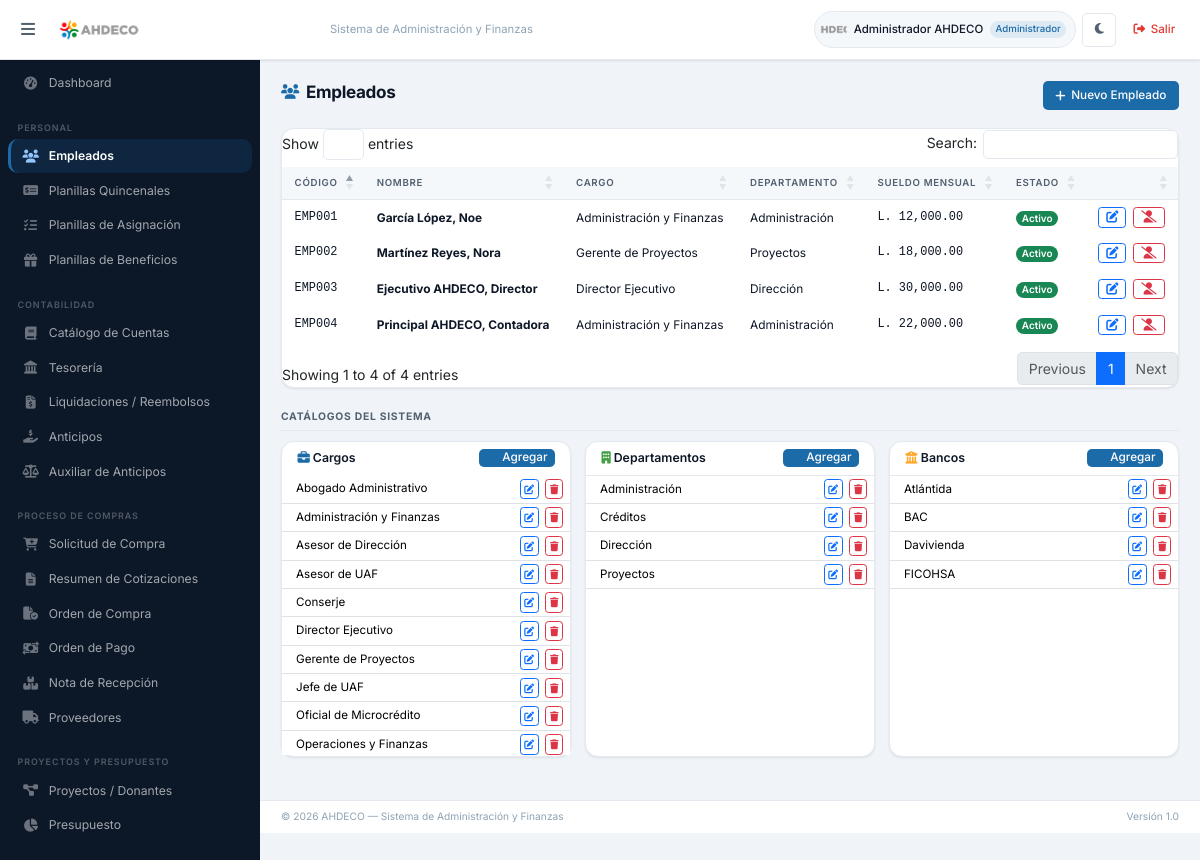
Page /empleados.php (signed in) on the committed database.
### tables this page shows
CREATE TABLE usuarios (
    id INT AUTO_INCREMENT PRIMARY KEY,
    nombre VARCHAR(100) NOT NULL,
    email VARCHAR(150) UNIQUE NOT NULL,
    password VARCHAR(255) NOT NULL,
    rol ENUM('admin','contador','asistente','visualizador') DEFAULT 'asistente',
    activo TINYINT(1) DEFAULT 1,
    ultimo_acceso DATETIME,
    created_at TIMESTAMP DEFAULT CURRENT_TIMESTAMP
);

CREATE TABLE empleados (
    id INT AUTO_INCREMENT PRIMARY KEY,
    codigo VARCHAR(20) UNIQUE NOT NULL,
    nombre VARCHAR(100) NOT NULL,
    apellidos VARCHAR(100) NOT NULL,
    identidad VARCHAR(20),
    rtn VARCHAR(20),
    cargo VARCHAR(100),
    departamento VARCHAR(100),
    tipo_contrato ENUM('indefinido','definido','servicio') DEFAULT 'indefinido',
    fecha_ingreso DATE,
    fecha_egreso DATE,
    sueldo_mensual DECIMAL(10,2) DEFAULT 0.00,
    cuenta_banco VARCHAR(50),
    banco VARCHAR(100),
    aplica_ihss        TINYINT(1) DEFAULT 1,
    aplica_rap         TINYINT(1) DEFAULT 1,
    aplica_isr         TINYINT(1) DEFAULT 1,
    aplica_credimpulsa TINYINT(1) DEFAULT 0,
    ded_ihss_empleado  DECIMAL(10,2) NOT NULL DEFAULT 0.00,
    ded_ihss_patronal  DECIMAL(10,2) NOT NULL DEFAULT 0.00,
    ded_rap            DECIMAL(10,2) NOT NULL DEFAULT 0.00,
    ded_isr            DECIMAL(10,2) NOT NULL DEFAULT 0.00,
    ded_credimpulsa    DECIMAL(10,2) NOT NULL DEFAULT 0.00,
    email VARCHAR(150),
    telefono VARCHAR(20),
    direccion TEXT,
    activo TINYINT(1) DEFAULT 1,
    created_at TIMESTAMP DEFAULT CURRENT_TIMESTAMP,
    updated_at TIMESTAMP DEFAULT CURRENT_TIMESTAMP ON UPDATE CURRENT_TIMESTAMP
);

CREATE TABLE cat_cargos (
    id INT AUTO_INCREMENT PRIMARY KEY,
    nombre VARCHAR(150) NOT NULL UNIQUE
);

CREATE TABLE cat_departamentos (
    id INT AUTO_INCREMENT PRIMARY KEY,
    nombre VARCHAR(100) NOT NULL UNIQUE
);

CREATE TABLE cat_bancos (
    id INT AUTO_INCREMENT PRIMARY KEY,
    nombre VARCHAR(100) NOT NULL UNIQUE
);

### config/auth.php (called while the page is built, shortened)
<?php
function rolLabel(string $rol): string {
    return ROLES[$rol] ?? ucfirst($rol);
}
function requireLogin() {
    if (isset($GLOBALS['pdo'])) {
        $s = $GLOBALS['pdo']->prepare("SELECT rol, activo FROM usuarios WHERE id=?");
        $s->execute([$_SESSION['usuario_id']]);
    }
}
function currentUser() {
    return [
        'id'     => $_SESSION['usuario_id'] ?? null,
        'nombre' => $_SESSION['usuario_nombre'] ?? '',
        'rol'    => $_SESSION['usuario_rol'] ?? '',
        'email'  => $_SESSION['usuario_email'] ?? '',
        'foto'   => $_SESSION['usuario_foto']  ?? '',
    ];
}

### config/functions.php (called while the page is built, shortened)
<?php
function lps(float $v): string {
    return 'L. ' . number_format($v, 2, '.', ',');
}

### empleados.php (the view, shortened to what this page needs)
<?php
require_once __DIR__ . '/config/db.php';
require_once __DIR__ . '/config/auth.php';
require_once __DIR__ . '/config/functions.php';
requireLogin();
$action = $_GET['action'] ?? 'list';
$cargos        = $pdo->query("SELECT * FROM cat_cargos ORDER BY nombre")->fetchAll();
$departamentos = $pdo->query("SELECT * FROM cat_departamentos ORDER BY nombre")->fetchAll();
$bancos        = $pdo->query("SELECT * FROM cat_bancos ORDER BY nombre")->fetchAll();
$empleados = [];
if ($action === 'list') {
    $empleados = $pdo->query("SELECT * FROM empleados ORDER BY apellidos, nombre")->fetchAll();
}
include __DIR__ . '/includes/header.php';
?>
<div class="page-header">
  <h1><i class="fas fa-users"></i> Empleados</h1>
  <?php if ($action === 'list'): ?>
  <a href="?action=nuevo" class="btn-ahdeco"><i class="fas fa-plus"></i> Nuevo Empleado</a>
  <?php else: ?>
  <a href="?" class="btn-ahdeco-outline"><i class="fas fa-arrow-left"></i> Volver</a>
  <?php endif; ?>
</div>
<?php if ($action === 'list'): ?>
<div class="card">
  <div class="card-body p-0">
    <table id="tbl-empleados" class="table-ahdeco w-100">
      <thead>
        <tr>
          <th>Código</th><th>Nombre</th><th>Cargo</th><th>Departamento</th>
          <th>Sueldo Mensual</th><th>Estado</th><th></th>
        </tr>
      </thead>
      <tbody>
        <?php foreach ($empleados as $e): ?>
        <tr>
          <td class="font-mono"><?= htmlspecialchars($e['codigo']) ?></td>
          <td><strong><?= htmlspecialchars($e['apellidos'] . ', ' . $e['nombre']) ?></strong></td>
          <td><?= htmlspecialchars($e['cargo']) ?></td>
          <td><?= htmlspecialchars($e['departamento']) ?></td>
          <td class="font-mono"><?= lps($e['sueldo_mensual']) ?></td>
          <td><?= $e['activo']
                ? '<span class="badge bg-success">Activo</span>'
                : '<span class="badge bg-secondary">Inactivo</span>' ?></td>
          <td>
            <a href="?action=editar&id=<?= $e['id'] ?>" class="btn btn-sm btn-outline-primary py-0 px-2" title="Editar">
              <i class="fas fa-edit"></i>
            </a>
            <button class="btn btn-sm btn-outline-danger py-0 px-2 ms-1" title="Dar de baja"
              onclick="deleteRecord('empleados.php', <?= $e['id'] ?>, () => location.reload())">
              <i class="fas fa-user-slash"></i>
            </button>
          </td>
        </tr>
        <?php endforeach; ?>
      </tbody>
    </table>
  </div>
</div>
<div class="form-section-title mt-4">Catálogos del Sistema</div>
<div class="row g-3">
  <div class="col-md-4">
    <div class="card h-100">
      <div class="card-header d-flex justify-content-between align-items-center py-2">
        <span class="fw-semibold" style="font-size:.88rem;">
          <i class="fas fa-briefcase" style="color:var(--ah-blue)"></i> Cargos
        </span>
        <button class="btn btn-sm btn-ahdeco py-0 px-2" onclick="openCatalog('cargo')">
          <i class="fas fa-plus"></i> Agregar
        </button>
      </div>
      <div class="card-body p-0" style="max-height:280px;overflow-y:auto;">
        <table class="table table-sm table-hover mb-0" style="font-size:.83rem;">
          <tbody>
            <?php foreach ($cargos as $c): ?>
            <tr>
              <td class="ps-3 py-1 align-middle"><?= htmlspecialchars($c['nombre']) ?></td>
              <td class="pe-2 py-1 text-end align-middle" style="white-space:nowrap;width:60px">
                <button class="btn btn-sm py-0 px-1 btn-outline-primary" title="Editar"
                  onclick="openCatalog('cargo', <?= $c['id'] ?>, <?= json_encode($c['nombre']) ?>)">
                  <i class="fas fa-edit" style="font-size:.7rem"></i>
                </button>
                <button class="btn btn-sm py-0 px-1 btn-outline-danger ms-1" title="Eliminar"
                  onclick="deleteCatalog('cargo', <?= $c['id'] ?>, <?= json_encode($c['nombre']) ?>)">
                  <i class="fas fa-trash" style="font-size:.7rem"></i>
                </button>
              </td>
            </tr>
            <?php endforeach; ?>
          </tbody>
        </table>
      </div>
    </div>
  </div>
  <div class="col-md-4">
    <div class="card h-100">
      <div class="card-header d-flex justify-content-between align-items-center py-2">
        <span class="fw-semibold" style="font-size:.88rem;">
          <i class="fas fa-building" style="color:var(--ah-green)"></i> Departamentos
        </span>
        <button class="btn btn-sm btn-ahdeco py-0 px-2" onclick="openCatalog('departamento')">
          <i class="fas fa-plus"></i> Agregar
        </button>
      </div>
      <div class="card-body p-0" style="max-height:280px;overflow-y:auto;">
        <table class="table table-sm table-hover mb-0" style="font-size:.83rem;">
          <tbody>
            <?php foreach ($departamentos as $d): ?>
            <tr>
              <td class="ps-3 py-1 align-middle"><?= htmlspecialchars($d['nombre']) ?></td>
              <td class="pe-2 py-1 text-end align-middle" style="white-space:nowrap;width:60px">
                <button class="btn btn-sm py-0 px-1 btn-outline-primary" title="Editar"
                  onclick="openCatalog('departamento', <?= $d['id'] ?>, <?= json_encode($d['nombre']) ?>)">
                  <i class="fas fa-edit" style="font-size:.7rem"></i>
                </button>
                <button class="btn btn-sm py-0 px-1 btn-outline-danger ms-1" title="Eliminar"
                  onclick="deleteCatalog('departamento', <?= $d['id'] ?>, <?= json_encode($d['nombre']) ?>)">
                  <i class="fas fa-trash" style="font-size:.7rem"></i>
                </button>
              </td>
            </tr>
            <?php endforeach; ?>
          </tbody>
        </table>
      </div>
    </div>
  </div>
  <div class="col-md-4">
    <div class="card h-100">
      <div class="card-header d-flex justify-content-between align-items-center py-2">
        <span class="fw-semibold" style="font-size:.88rem;">
          <i class="fas fa-university" style="color:var(--ah-yellow)"></i> Bancos
        </span>
        <button class="btn btn-sm btn-ahdeco py-0 px-2" onclick="openCatalog('banco')">
          <i class="fas fa-plus"></i> Agregar
        </button>
      </div>
      <div class="card-body p-0" style="max-height:280px;overflow-y:auto;">
        <table class="table table-sm table-hover mb-0" style="font-size:.83rem;">
          <tbody>
            <?php foreach ($bancos as $b): ?>
            <tr>
              <td class="ps-3 py-1 align-middle"><?= htmlspecialchars($b['nombre']) ?></td>
              <td class="pe-2 py-1 text-end align-middle" style="white-space:nowrap;width:60px">
                <button class="btn btn-sm py-0 px-1 btn-outline-primary" title="Editar"
                  onclick="openCatalog('banco', <?= $b['id'] ?>, <?= json_encode($b['nombre']) ?>)">
                  <i class="fas fa-edit" style="font-size:.7rem"></i>
                </button>
                <button class="btn btn-sm py-0 px-1 btn-outline-danger ms-1" title="Eliminar"
                  onclick="deleteCatalog('banco', <?= $b['id'] ?>, <?= json_encode($b['nombre']) ?>)">
                  <i class="fas fa-trash" style="font-size:.7rem"></i>
                </button>
              </td>
            </tr>
            <?php endforeach; ?>
          </tbody>
        </table>
      </div>
    </div>
  </div>
</div>
<?php endif; ?>
<?php
include __DIR__ . '/includes/footer.php';
?>

### includes/header.php (shortened to what this page needs)
<?php
$user = currentUser();
$_avatarFoto = $user['foto'] ? BASE_URL . $user['foto'] : '';
?>
<!DOCTYPE html>
<html lang="es">
<head>
  <link rel="stylesheet" href="https://cdnjs.cloudflare.com/ajax/libs/font-awesome/6.5.0/css/all.min.css">
  <link rel="stylesheet" href="https://cdn.datatables.net/1.13.7/css/dataTables.bootstrap5.min.css">
  <link rel="stylesheet" href="https://cdn.jsdelivr.net/npm/bootstrap@5.3.2/dist/css/bootstrap.min.css">
  <link rel="stylesheet" href="https://cdn.jsdelivr.net/npm/flatpickr/dist/flatpickr.min.css">
  <link rel="stylesheet" href="https://cdn.jsdelivr.net/npm/select2@4.1.0-rc.0/dist/css/select2.min.css">
  <link rel="stylesheet" href="https://cdn.jsdelivr.net/npm/select2-bootstrap-5-theme@1.3.0/dist/select2-bootstrap-5-theme.min.css">
  <link rel="stylesheet" href="<?= BASE_URL ?>assets/css/ahdeco.css">
</head>
<body>
<nav id="topbar">
  <button class="btn-hamburger" id="btn-toggle-sidebar" title="Menú">
    <i class="fas fa-bars"></i>
  </button>
  <div class="brand">
    <img src="<?= BASE_URL ?>assets/images/logo2.png" alt="AHDECO">
  </div>
  <span class="topbar-title">Sistema de Administración y Finanzas</span>
  <div class="topbar-right">
    <a href="<?= BASE_URL ?>perfil.php" class="topbar-user d-none d-md-flex" style="text-decoration:none;color:inherit">
      <div class="avatar" style="background:none;padding:0;overflow:hidden;flex-shrink:0">
        <img src="<?= $_avatarFoto ?: BASE_URL . 'assets/images/logo2.png' ?>"
             alt=""
             style="width:27px;height:27px;object-fit:cover;border-radius:50%;display:block;">
      </div>
      <span><?= htmlspecialchars($user['nombre']) ?></span>
      <span class="topbar-role"><?= htmlspecialchars(rolLabel($user['rol'])) ?></span>
    </a>
    <button id="btn-theme" onclick="toggleTheme()" title="Cambiar tema">
      <i class="fas fa-moon" id="theme-icon"></i>
    </button>
    <a href="<?= BASE_URL ?>logout.php" class="btn-logout" title="Cerrar sesión">
      <i class="fas fa-sign-out-alt"></i> <span class="d-none d-md-inline">Salir</span>
    </a>
  </div>
</nav>
<?php include __DIR__ . '/sidebar.php'; ?>
<main id="main-content">

### rows in the picture
usuarios: rol "Administrador"
empleados: codigo "EMP003", apellidos+nombre "Ejecutivo AHDECO, Director", cargo "Director Ejecutivo", departamento "Dirección", sueldo_mensual "L. 30,000.00", activo "Activo"
empleados: codigo "EMP001", apellidos+nombre "García López, Noe", cargo "Administración y Finanzas", departamento "Administración", sueldo_mensual "L. 12,000.00", activo "Activo"
empleados: codigo "EMP002", apellidos+nombre "Martínez Reyes, Nora", cargo "Gerente de Proyectos", departamento "Proyectos", sueldo_mensual "L. 18,000.00", activo "Activo"
empleados: codigo "EMP004", apellidos+nombre "Principal AHDECO, Contadora", cargo "Administración y Finanzas", departamento "Administración", sueldo_mensual "L. 22,000.00", activo "Activo"
cat_cargos: nombre "Abogado Administrativo"
cat_cargos: nombre "Administración y Finanzas"
cat_cargos: nombre "Asesor de Dirección"
cat_cargos: nombre "Asesor de UAF"
cat_cargos: nombre "Conserje"
cat_cargos: nombre "Director Ejecutivo"
cat_cargos: nombre "Gerente de Proyectos"
cat_cargos: nombre "Jefe de UAF"
cat_cargos: nombre "Oficial de Microcrédito"
cat_cargos: nombre "Operaciones y Finanzas"
cat_departamentos: nombre "Administración"
cat_departamentos: nombre "Créditos"
cat_departamentos: nombre "Dirección"
cat_departamentos: nombre "Proyectos"
cat_bancos: nombre "Atlántida"
cat_bancos: nombre "BAC"
cat_bancos: nombre "Davivienda"
cat_bancos: nombre "FICOHSA"

### other values in the picture
$user['nombre'] "Administrador AHDECO"
$title "PERSONAL CONTABILIDAD PROCESO DE COMPRAS PROYECTOS Y PRESUPUESTO"
